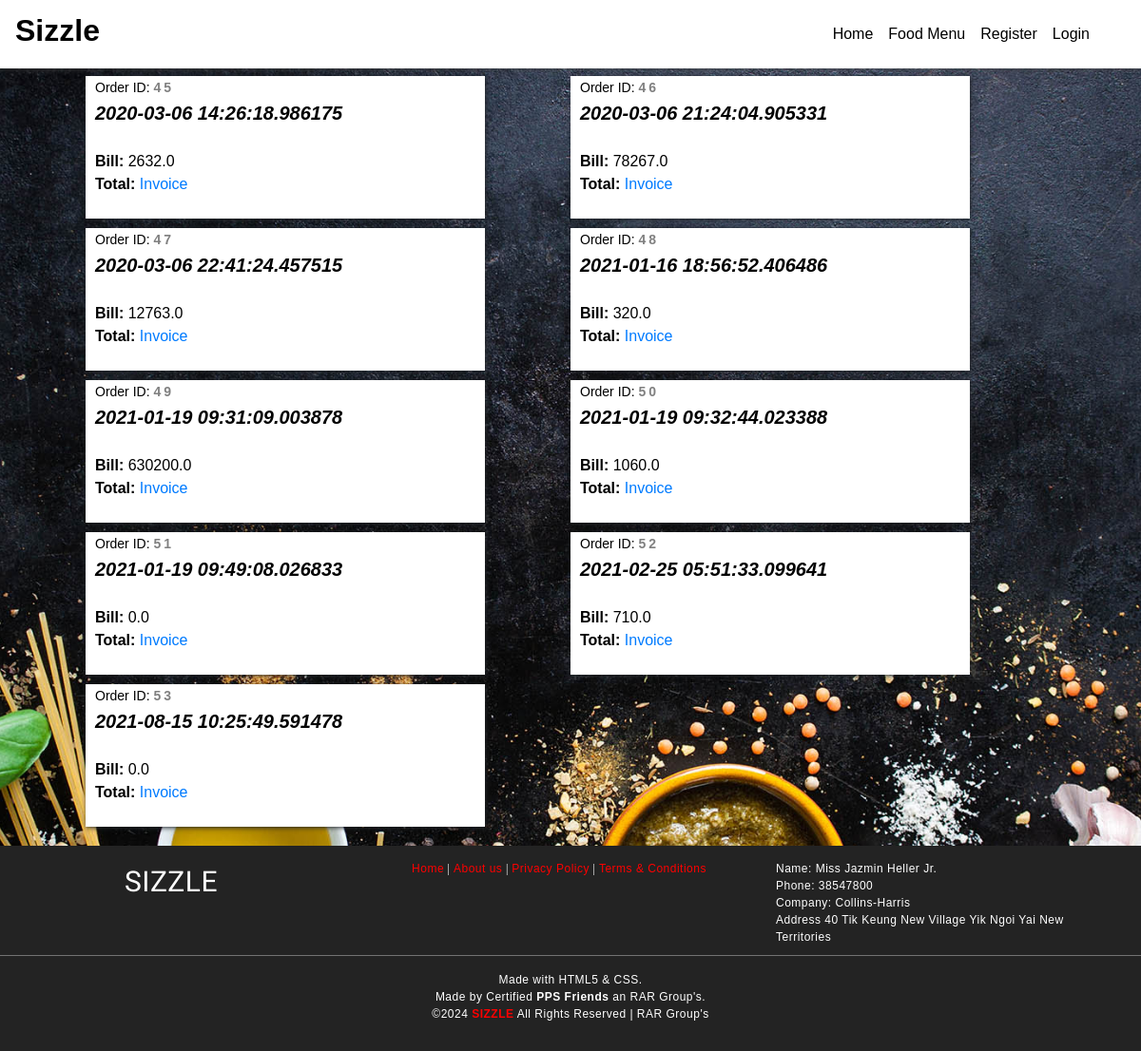
The page /orders on the database its author committed.
### foodapp/models.py (models this page shows)
class Order(models.Model):
	OrderId   = models.AutoField(primary_key=True)
	CustEmail = models.CharField(max_length=30)
	OrderDate = models.CharField(max_length=40)
	TotalBill = models.FloatField(max_length=50)
	class Meta:
		db_table = "FP_Order"

### foodapp/views.py (the view)
# urls.py: path('orders',views.getorder),
def getorder(request):
	orders = Order.objects.all()
	return render(request,'orderlist.html',{'orderlist':orders})

### Templates/foodapp/orderlist.html (shortened to what this page needs)
<!DOCTYPE html>
<html lang="en" dir="ltr">
  <head>
	{% load static %}
    <link rel="stylesheet" type="text/css" href="{% static 'css/imperial_style.css' %}" />
    <link rel="stylesheet" type="text/css" href="{% static 'css/master.css' %}" />
    <link rel="stylesheet" href="https://use.fontawesome.com/releases/v5.7.2/css/all.css">
    <link rel="stylesheet" href="https://use.fontawesome.com/releases/v5.3.1/css/all.css">
<link rel="stylesheet" href="https://stackpath.bootstrapcdn.com/bootstrap/4.4.1/css/bootstrap.min.css">
  </head>
    <nav class="navbar navbar-expand-lg navbar-light" style="position: fixed;width:100%;background-image: linear-gradient(180deg,#FFF,#FFF);box-shadow: 0px 0px 7px 0px #404040;">
      <a class="navbar-brand" href="/"><h2 style="color:black;font-family:sans-serif;font-weight:bolder;"><b>Sizzle</b></h2></a>
      <div class="collapse navbar-collapse" id="navbarSupportedContent">
        <ul class="navbar-nav" style="margin-left:auto!important;margin-right:30px;">
          <li class="nav-item active">
            <a class="nav-link" id="nav-link" href="home">Home <span class="sr-only">(current)</span></a>
          </li>
          <li class="nav-item active">
            <a class="nav-link" id="nav-link" href="allfood">Food Menu <span class="sr-only">(current)</span></a>
          </li>
          {% if request.session.CustId is None and request.session.AdminId is None %}
          <li class="nav-item active">
            <a class="nav-link" id="nav-link" href="addcustomer">Register <span class="sr-only">(current)</span></a>
          </li>
          {% endif %}
          {% if request.session.CustId is None and request.session.AdminId is None %}
          <li class="nav-item active">
            <a class="nav-link" id="nav-link" href="login">Login <span class="sr-only">(current)</span></a>
          </li>
          {% endif %}
        </ul>
      </div>
    </nav>
    <main style="margin-top:80px;">
      <form action="placeorder" method="post">
{% for o in orderlist %}
      <div class="" style="background:#FFF;position: static;width:35%;height:150px;margin-left: 7.5%;float:left;box-shadow:1px 1px 5px;margin-bottom:10px;">
        <span style="color:black;float:left;margin-left:10px;"><span style="font-size:14px;">Order ID: <b style="letter-spacing: 3px;color: grey;">{{o.OrderId}}</b></span><br /><b style="font-size:20px;"><i>{{o.OrderDate}}</i></b><br/>
<br />
<tr>
<td><b>Bill:  </b></td><td>{{o.TotalBill}}</td><br /><td><b>Total:  </b></td><td id="tlp" style="color:black;"></td>
</tr><a href="#">Invoice</a>
      </span>
      </div>
      {% endfor %}
    </form>
    </main>
    <footer>
      <div class="foot-con">
        <div class="fo-cont-1">
            SIZZLE
        </div>
        <div class="fo-cont-2">
          <a class="ext-link" href="#">Home</a> |
            <a class="ext-link" href="#">About us</a> |
              <a class="ext-link" href="#">Privacy Policy</a> |
                <a class="ext-link" href="#">Terms & Conditions</a>
        </div>
        <div class="fo-cont-3">
          Name:	Miss Jazmin Heller Jr.<br />
Phone:	38547800<br />
Company:	Collins-Harris<br />
Address	40 Tik Keung New Village Yik Ngoi Yai New Territories
        </div>
      </div><hr style="background-color: grey;margin-top:0px;"/>Made with HTML5 & CSS.<br />
      Made by Certified <b>PPS Friends</b> an RAR Group's.<br />
      ©<script type='text/javascript'>var creditsyear = new Date();document.write(creditsyear.getFullYear());</script> <a class="ext-link" href="/"><b>SIZZLE</b></a> All Rights Reserved | RAR Group's
    </footer>
  </body>
</html>

### foodapp/static/css/imperial_style.css (style rules this page uses)
* { margin: 0; padding: 0; font-family: sans-serif; box-sizing: border-box; text-decoration: none; }
a { color: red; }
#nav-link { font-family: sans-serif; font-weight: 400; color:black; }
footer { margin-top: 10px; padding-top: 15px; padding-bottom: 30px; background-color: #232323; color: white; font-family: sans-serif; font-size:12px; font-weight: normal; letter-spacing: 0.5px; text-align: center; flex-shrink: 0; }
.foot-con { width: 100%; height: 100px; overflow: hidden; }
.fo-cont-1 { width:30%; float: left; text-align: center; font-size: 30px; font-weight: normal; color: ; font-family: 'Bevan', cursive; overflow: hidden; }
.fo-cont-2 { width:38%; float: left; font-size: 12px; text-align: center; font-weight: normal; color: ; font-family: 'Ultra', serif; overflow: hidden; }
.fo-cont-3 { width:30%; float: left; font-size: 12px; text-align: left; }

### foodapp/static/css/master.css (style rules this page uses)
* { margin: 0; padding: 0; font-family: sans-serif; box-sizing: border-box; text-decoration: none; }
main { margin-top: 50px; flex: 1 0 auto; }
footer { margin-top: 10px; padding-top: 15px; padding-bottom: 30px; background-color: #232323; color: white; font-family: sans-serif; font-size:12px; font-weight: normal; letter-spacing: 0.5px; text-align: center; flex-shrink: 0; }
.ext-link { color: red; }
.foot-con { width: 100%; height: 100px; overflow: hidden; }
.fo-cont-1 { width:30%; float: left; text-align: center; font-size: 30px; font-weight: normal; color: ; font-family: 'Bevan', cursive; overflow: hidden; }
.fo-cont-2 { width:38%; float: left; font-size: 12px; text-align: center; font-weight: normal; color: ; font-family: 'Ultra', serif; overflow: hidden; }
.fo-cont-3 { width:30%; float: left; font-size: 12px; text-align: left; }

### rows shown on the page
Order: OrderId "45", OrderDate "2020-03-06 14:26:18.986175", TotalBill "2632.0"
Order: OrderId "46", OrderDate "2020-03-06 21:24:04.905331", TotalBill "78267.0"
Order: OrderId "47", OrderDate "2020-03-06 22:41:24.457515", TotalBill "12763.0"
Order: OrderId "48", OrderDate "2021-01-16 18:56:52.406486", TotalBill "320.0"
Order: OrderId "49", OrderDate "2021-01-19 09:31:09.003878", TotalBill "630200.0"
Order: OrderId "50", OrderDate "2021-01-19 09:32:44.023388", TotalBill "1060.0"
Order: OrderId "51", OrderDate "2021-01-19 09:49:08.026833", TotalBill "0.0"
Order: OrderId "52", OrderDate "2021-02-25 05:51:33.099641", TotalBill "710.0"
Order: OrderId "53", OrderDate "2021-08-15 10:25:49.591478", TotalBill "0.0"
